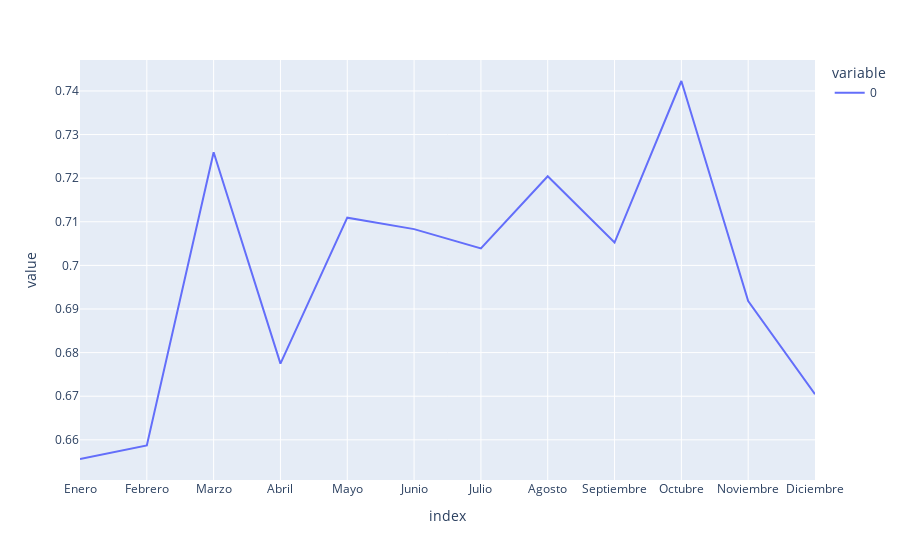

Notebook source saved alongside this figure:
### Code cell
px.line(temp_delitos)

### Figure 1 — Plotly figure (JSON) as saved in the notebook; plotly's stock layout.template omitted (floating-point values rounded to 4 significant figures)
{"data": [{"hovertemplate": "variable=0<br>index=%{x}<br>value=%{y}<extra></extra>", "legendgroup": "0", "line": {"color": "#636efa", "dash": "solid"}, "marker": {"symbol": "circle"}, "mode": "lines", "name": "0", "orientation": "v", "showlegend": true, "type": "scatter", "x": ["Enero", "Febrero", "Marzo", "Abril", "Mayo", "Junio", "Julio", "Agosto", "Septiembre", "Octubre", "Noviembre", "Diciembre"], "xaxis": "x", "y": [0.6556, 0.6587, 0.7259, 0.6775, 0.7109, 0.7083, 0.7039, 0.7204, 0.7052, 0.7423, 0.6918, 0.6705], "yaxis": "y"}], "layout": {"legend": {"title": {"text": "variable"}, "tracegroupgap": 0}, "margin": {"t": 60}, "xaxis": {"anchor": "y", "domain": [0, 1], "title": {"text": "index"}}, "yaxis": {"anchor": "x", "domain": [0, 1], "title": {"text": "value"}}}}
